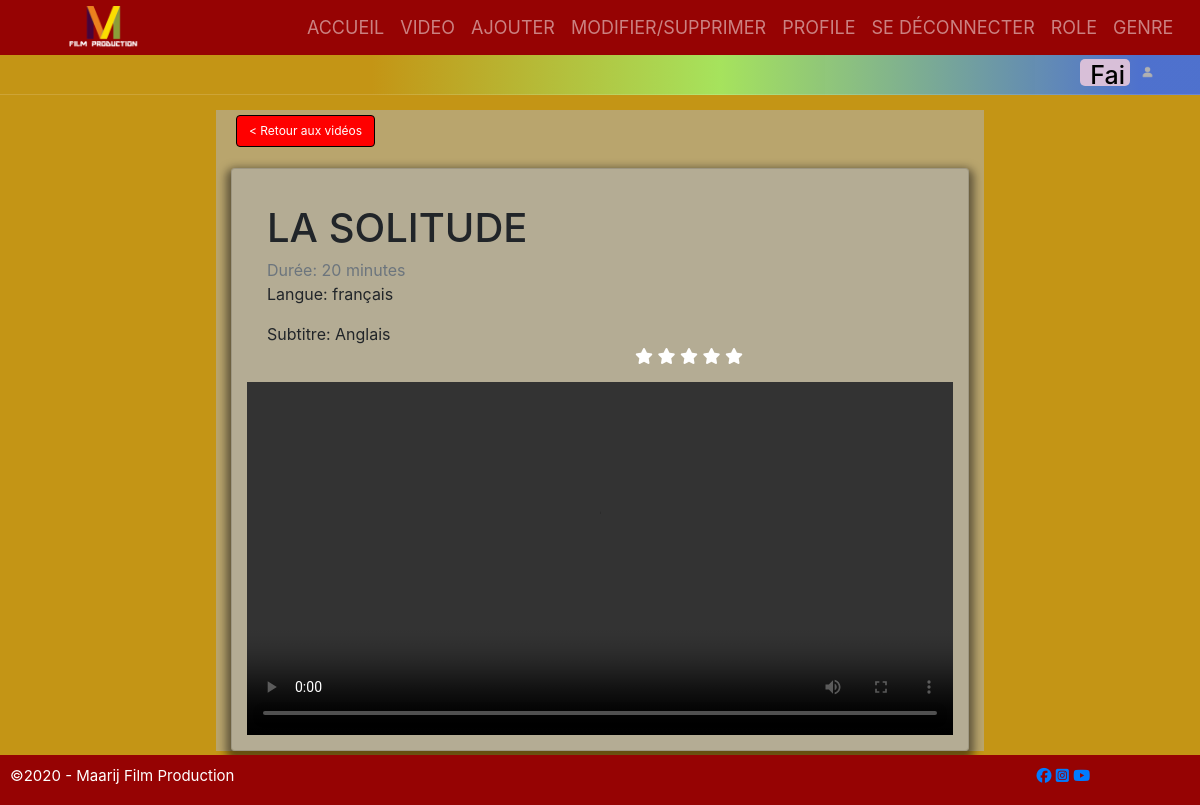
Screenshot of /product-video.php?titre=LA SOLITUDE&id=15 (signed in) with the database file from the repository.
### tables this page shows
CREATE TABLE `video` (
  `videoID` int(11) NOT NULL,
  `titre` varchar(200) NOT NULL,
  `duree` varchar(200) NOT NULL,
  `genre` int(200) NOT NULL,
  `langue` varchar(200) NOT NULL,
  `subtitle` varchar(200) NOT NULL,
  `pay_code` varchar(2) NOT NULL,
  `chemin_video` varchar(255) NOT NULL
);

### product-video.php (the view, shortened to what this page needs)
<head>
  <link rel="stylesheet" href="./css/style2.css">
</head>
<?php require_once('menu.php'); ?>
<div class="production_video_page_container" style="height: auto; padding-top:15px;">
<?php
$connection = ConnectionBD();
?>
<div style=" width: 80%; ">
  <div class="container" style=" width: 80%; height:auto; background-color: rgba(177, 178, 179, 0.562);">
    <?php if (isset($_GET['id'])) {
      extract($_GET);
      $sql = $connection->prepare("SELECT * FROM video WHERE videoID='$id' ");
      $sql->execute();
      $s = $sql->fetch();
      extract($s);
    ?>
      <p style=" position:relative"><button type="button" class="btn " style="background-color: red; color:white; border: black 1px solid">
          <a href="Video.php">
            < Retour aux vidéos</a> </button> </p> <div class="card mb-1" style=" width: 100%; min-width: 250px; background-color: rgba(177, 178, 179, 0.562); box-shadow: 0px 5px 8px 5px #0f0e0e85; padding: 15px">
            <div style="position: absolute; padding-top: 140px; padding-left: 50%"> <?php include('ranking.php'); ?> </div>
              <div class="card-body">
                <h1 class="card-title"><?php echo $titre; ?></h1>
                <p class="card-subtitle text-muted">Durée: <?= $duree; ?> minutes</p>
                <p class="card-title">Langue: <?php echo $langue; ?><p>
                    <p class="card-title">Subtitre: <?php echo $subtitle; ?><p>
              </div>
              <?php
              echo "<video src='" . $chemin_video . "' controls width='auto' height='auto'  bgcolor='black' allowfullscreen='true' allowscriptaccess='always'  >";
              ?>
<?php
    }
?>
</div>
</div>
</div>
</div>
<?php include('footer.php'); ?>

### css/style2.css (style rules this page uses)
* { box-sizing: border-box; }
a { text-decoration: none; }
.btn { background: rgb(150, 3, 3); color: white; border-radius: 5px; padding: 5px; border: 1px rgba(255, 255, 255, 0.493) solid; margin: 5px; }
.btn a { color: white; font-size: 12px; text-decoration: none; }
.production_video_page_container, .search_by_user_page_container { display: flex; flex-direction: column; align-items: center; justify-content: center; margin-top: 95px; min-height: 500px; background-color: rgb(196, 149, 21); box-shadow: 0px 5px 8px 5px #0f0e0e85; z-index: -1; }

### rows the page displays
video: titre "LA SOLITUDE", duree "20", langue "français", subtitle "Anglais"

### other values shown
$_SESSION['login'] "Fai"
